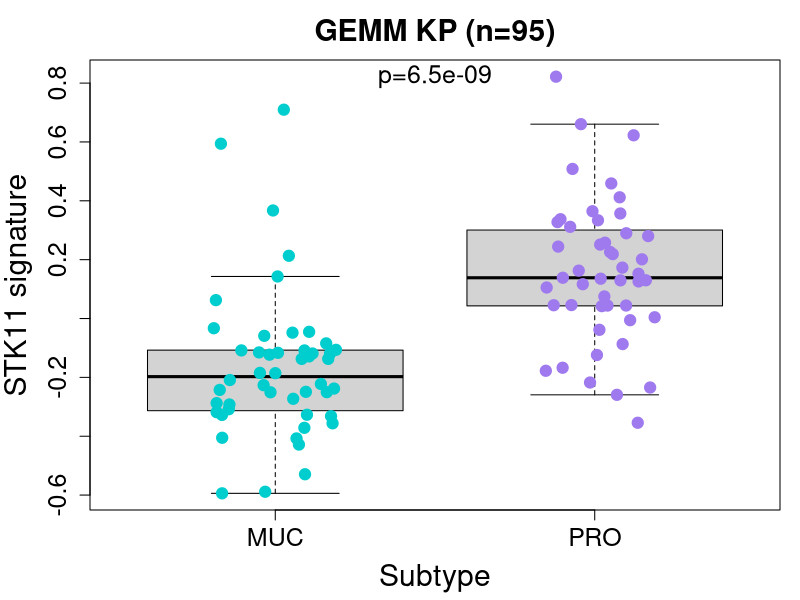
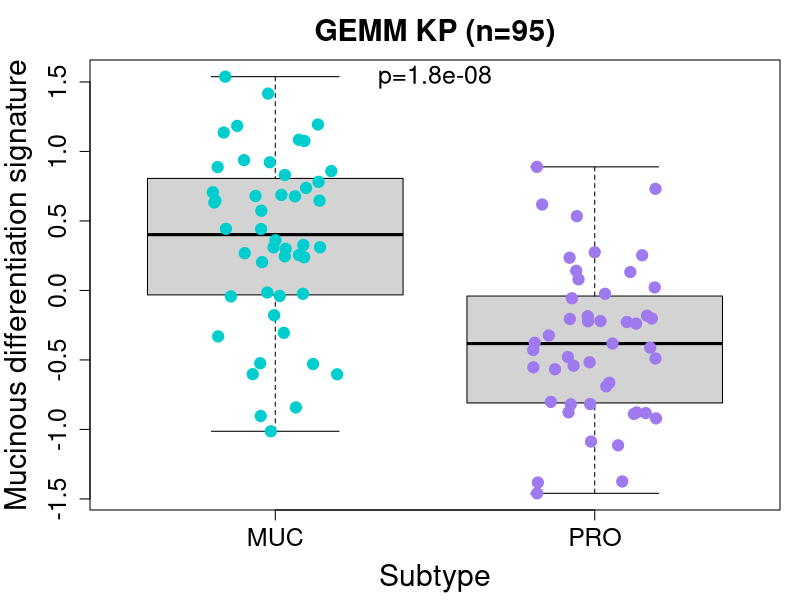

Here is the R script that generated these plots, in order:
study <- "GEMM KP"
data <- read.table("../data/GEMM_KRASmut_subtypes.tsv", sep="\t", header=TRUE, check.names=FALSE)
data <- data[!data$Subtype %in% "unclassified", ]
data$Subtype <- factor(data$Subtype, levels=c("MUC", "PRO"))
nbTumors <- nrow(data)

data.gastric <- data[, c(grep("Krt20", colnames(data)), grep("Muc5ac", colnames(data)),
									grep("Muc5b", colnames(data)), grep("Pdx1", colnames(data)))]
data.gastric <- scale(data.gastric, center=TRUE, scale=TRUE)
data$Mucinous_differentiation_signature <- rowMeans(data.gastric)

colors <- rep("cyan3", nbTumors)
colors[data$Subtype %in% "PRO"] <- "mediumpurple2"
pchs <- rep(19, nbTumors)

pdf("../figures/Fig3_GEMM_STK11signatureBySubtype.pdf", width=5.5, height=6.5)
par(mar=c(4.5, 4.5, 3, 1))
boxplot(data$STK11_deficiency_signature ~ data$Subtype, outline=FALSE,
				ylab="STK11 signature", xlab="Subtype", main=paste0(study," (n=",nbTumors,")"),
				cex.lab=1.8, cex.axis=1.5, cex.main=1.8, ylim=range(data$STK11_deficiency_signature))
points(jitter(as.numeric(data$Subtype)), data$STK11_deficiency_signature,
					col=colors, pch=pchs, cex=1.5)
pval <- signif(t.test(data$STK11_deficiency_signature ~ data$Subtype)$p.value, 2)
text(x=1.5, y=max(data$STK11_deficiency_signature), labels=paste0("p=",pval), cex=1.5)
dev.off()

pdf("../figures/Fig3_GEMM_MucinoussignatureBySubtype.pdf", width=5.5, height=6.5)
par(mar=c(4.5, 4.5, 3, 1))
boxplot(data$Mucinous_differentiation_signature ~ data$Subtype, outline=FALSE,
				ylab="Mucinous differentiation signature", xlab="Subtype", main=paste0(study," (n=",nbTumors,")"),
				cex.lab=1.8, cex.axis=1.5, cex.main=1.8, ylim=range(data$Mucinous_differentiation_signature))
points(jitter(as.numeric(data$Subtype)), data$Mucinous_differentiation_signature,
					col=colors, pch=pchs, cex=1.5)
pval <- signif(t.test(data$Mucinous_differentiation_signature ~ data$Subtype)$p.value, 2)
text(x=1.5, y=max(data$Mucinous_differentiation_signature), labels=paste0("p=",pval), cex=1.5)
dev.off()
